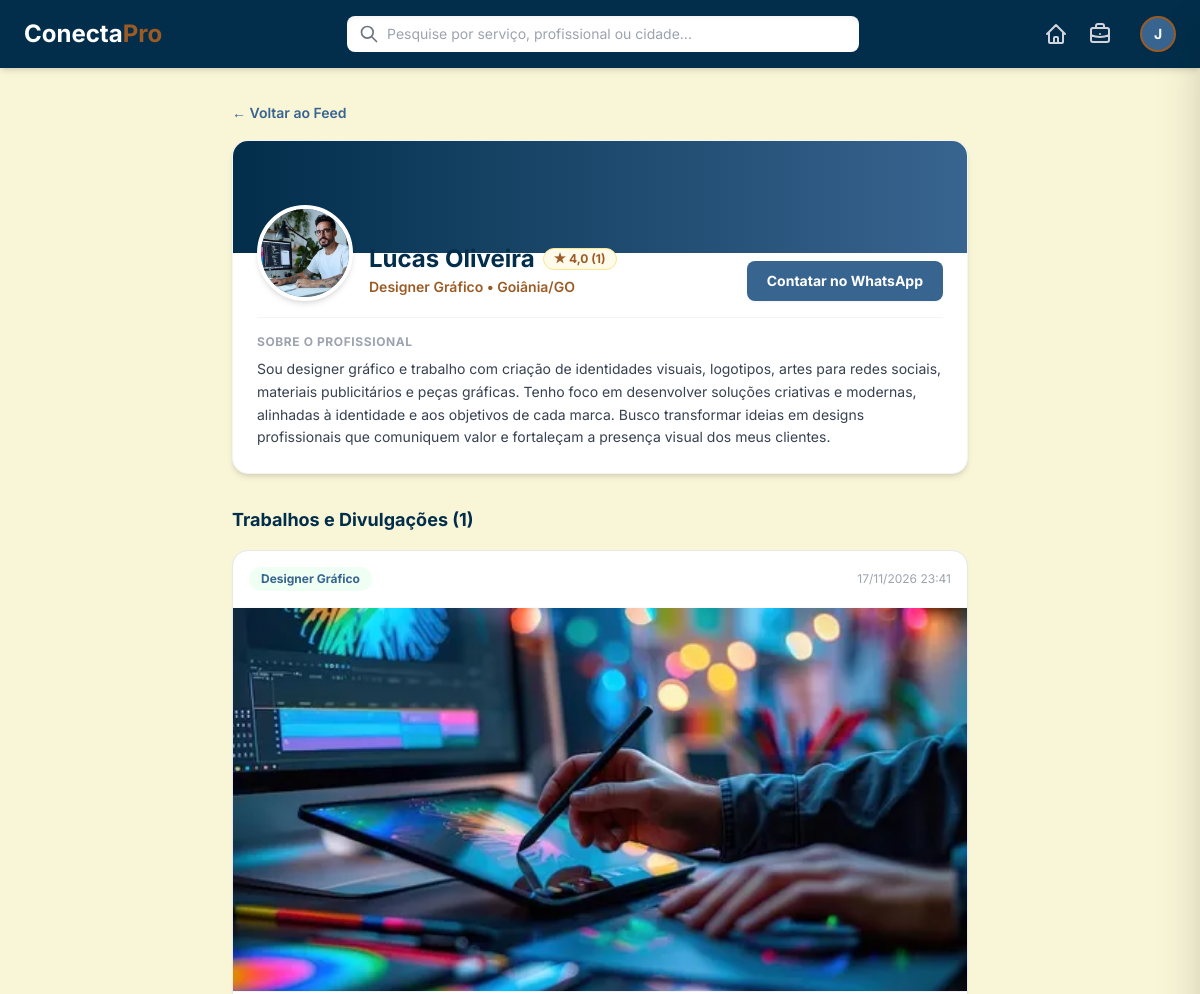
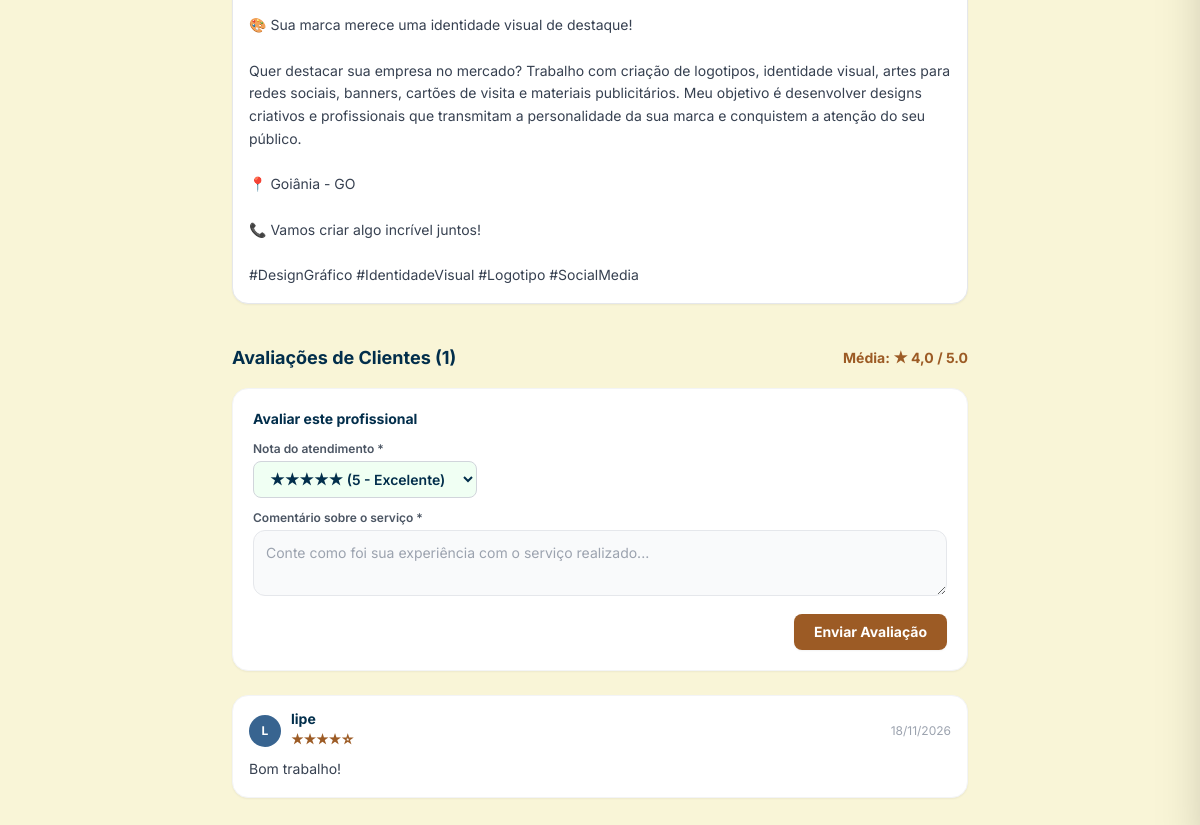
Screenshot of /vitrine/14/ (signed in) with the database file from the repository (2 pictures, top to bottom).
### usuario/models.py (models this page shows, shortened)
class PerfilPrestador(models.Model):
    usuario = models.OneToOneField(User, on_delete=models.CASCADE, related_name='perfil_prestador')
    foto_perfil = models.ImageField(upload_to='fotos_perfil/', blank=True, null=True)
    telefone = models.CharField(max_length=20)
    cidade = models.CharField(max_length=100)
    estado = models.CharField(max_length=2)
    categoria = models.ForeignKey('feed.Categoria', on_delete=models.SET_NULL, null=True)
    descricao = models.TextField()
    data_criacao = models.DateTimeField(auto_now_add=True)

class Avaliacao(models.Model):
    prestador = models.ForeignKey(PerfilPrestador, on_delete=models.CASCADE, related_name='avaliacoes')
    autor = models.ForeignKey(User, on_delete=models.CASCADE)
    nota = models.IntegerField(choices=[(i, str(i)) for i in range(1, 6)])
    comentario = models.TextField()
    data_criacao = models.DateTimeField(auto_now_add=True)
    class Meta:
        unique_together = ('prestador', 'autor')

### feed/models.py (models this page shows, shortened)
class Categoria(models.Model):
    nome = models.CharField(max_length=100)

class Publicacao(models.Model):
    prestador = models.ForeignKey(PerfilPrestador, on_delete=models.CASCADE)
    categoria = models.ForeignKey(Categoria, on_delete=models.SET_NULL, null=True)
    texto = models.TextField()
    imagem = models.ImageField(upload_to='fotos_servicos/', blank=True, null=True)
    data_criacao = models.DateTimeField(auto_now_add=True)

### usuario/views.py (the view, shortened to what this page needs)
# urls.py: path('vitrine/<int:prestador_id>/', views.vitrine_prestador, name='vitrine_prestador'),
@login_required(login_url='/login/')
def vitrine_prestador(request, prestador_id):
    prestador = get_object_or_404(PerfilPrestador, id=prestador_id)
    publicacoes = Publicacao.objects.filter(prestador=prestador).order_by('-data_criacao')
    avaliacoes = prestador.avaliacoes.select_related('autor').all().order_by('-data_criacao')
    media_notas = avaliacoes.aggregate(Avg('nota'))['nota__avg']
    minha_avaliacao = avaliacoes.filter(autor=request.user).first()
    status = request.GET.get('status')
    return render(request, 'vitrine_prestador.html', {
        'prestador': prestador,
        'publicacoes': publicacoes,
        'avaliacoes': avaliacoes,
        'media_notas': media_notas,
        'minha_avaliacao': minha_avaliacao,
        'status': status
    })

### usuario/Templates/vitrine_prestador.html (shortened to what this page needs)
<!DOCTYPE html>
<html lang="pt-BR">
<head>
    {% load static %}
    <script src="https://cdn.tailwindcss.com"></script>
</head>
<body class="bg-[#F9F5D7] min-h-screen pb-12">
    {% include 'navbar.html' %}
    <main class="max-w-3xl mx-auto px-4 mt-8">
        <div class="mb-4">
            <a href="{% url 'feed' %}" class="text-sm font-semibold text-[#386490] hover:text-[#022E4B]">
                ← Voltar ao Feed
            </a>
        </div>
        <section class="bg-white rounded-2xl shadow-md border border-gray-100 overflow-hidden mb-8">
            <div class="h-28 bg-gradient-to-r from-[#022E4B] to-[#386490]"></div>
            <div class="px-6 pb-6">
                <div class="flex flex-col sm:flex-row sm:items-end justify-between -mt-12 mb-4 gap-4">
                    <div class="flex items-end gap-4">
                        <div class="w-24 h-24 rounded-full bg-[#386490] border-4 border-white shadow-md flex items-center justify-center overflow-hidden uppercase shrink-0">
                            {% if prestador.foto_perfil %}
                                <img src="{{ prestador.foto_perfil.url }}" alt="{{ prestador.usuario.first_name }}" class="w-full h-full object-cover">
                            {% else %}
                                <span class="text-3xl text-white font-bold">{{ prestador.usuario.first_name|first }}</span>
                            {% endif %}
                        </div>
                        <div class="pb-1">
                            <div class="flex items-center gap-2 flex-wrap">
                                <h1 class="text-2xl font-bold text-[#022E4B]">{{ prestador.usuario.first_name }}</h1>
                                <span class="text-xs font-bold px-2.5 py-0.5 rounded-full bg-amber-50 text-[#9C5B25] border border-amber-200">
                                    {% if media_notas %}
                                        ★ {{ media_notas|floatformat:1 }} ({{ avaliacoes.count }})
                                    {% else %}
                                        ★ Novo
                                    {% endif %}
                                </span>
                            </div>
                            <p class="text-sm font-semibold text-[#9C5B25] mt-0.5">
                                {{ prestador.categoria.nome|default:"Prestador de Serviços" }} • {{ prestador.cidade }}/{{ prestador.estado }}
                            </p>
                        </div>
                    </div>
                    <div class="flex gap-2">
                        <a href="https://wa.me/{{ prestador.telefone }}?text=Olá {{ prestador.usuario.first_name }}! Vi seu perfil profissional no ConectaPro." target="_blank"
                           class="bg-[#386490] text-white px-5 py-2.5 rounded-lg text-sm font-bold hover:bg-[#022E4B] transition-colors shadow-sm no-underline">
                            Contatar no WhatsApp
                        </a>
                    </div>
                </div>
                <div class="pt-4 border-t border-gray-100">
                    <h2 class="text-xs font-bold uppercase tracking-wider text-gray-400 mb-2">Sobre o Profissional</h2>
                    <p class="text-sm text-gray-700 whitespace-pre-line leading-relaxed">{{ prestador.descricao }}</p>
                </div>
            </div>
        </section>
        <section class="mb-10">
            <h2 class="text-lg font-bold text-[#022E4B] mb-4">
                Trabalhos e Divulgações ({{ publicacoes.count }})
            </h2>
            <div class="flex flex-col gap-5">
                {% for pub in publicacoes %}
                    <article class="bg-white rounded-2xl shadow-sm border border-gray-200 overflow-hidden">
                        <div class="p-4 flex justify-between items-center border-b border-gray-50 gap-2">
                            <span class="text-xs font-bold text-[#386490] bg-[#F0FFF3] px-3 py-1 rounded-full">
                                {{ pub.categoria.nome|default:"Serviço" }}
                            </span>
                            <div class="flex items-center gap-3 shrink-0">
                                <span class="text-xs text-gray-400">{{ pub.data_criacao|date:"d/m/Y H:i" }}</span>
                            </div>
                        </div>
                        {% if pub.imagem %}
                            <div class="w-full max-h-96 bg-[#F0FFF3] overflow-hidden border-b border-gray-100">
                                <img src="{{ pub.imagem.url }}" alt="Trabalho realizado" class="w-full h-full object-cover">
                            </div>
                        {% endif %}
                        <div class="p-4">
                            <p class="text-sm text-gray-700 whitespace-pre-line leading-relaxed">{{ pub.texto }}</p>
                        </div>
                    </article>
                {% empty %}
                    <div class="bg-white p-8 rounded-2xl border border-gray-100 text-center text-sm text-gray-500">
                        Este prestador ainda não publicou trabalhos no feed.
                    </div>
                {% endfor %}
            </div>
        </section>
        <section>
            <div class="flex items-center justify-between mb-4">
                <h2 class="text-lg font-bold text-[#022E4B]">
                    Avaliações de Clientes ({{ avaliacoes.count }})
                </h2>
                {% if media_notas %}
                    <span class="text-sm font-bold text-[#9C5B25]">
                        Média: ★ {{ media_notas|floatformat:1 }} / 5.0
                    </span>
                {% endif %}
            </div>
            {% if request.user != prestador.usuario %}
                <div class="bg-white p-5 rounded-2xl shadow-sm border border-gray-100 mb-6">
                    <h3 class="text-sm font-bold text-[#022E4B] mb-3">
                        {% if minha_avaliacao %}Atualizar sua avaliação{% else %}Avaliar este profissional{% endif %}
                    </h3>
                    <form action="{% url 'vitrine_prestador' prestador.id %}" method="POST" class="space-y-3">
                        <div>
                            <label for="nota" class="block text-xs font-semibold text-gray-600 mb-1">Nota do atendimento *</label>
                            <select id="nota" name="nota" class="w-full sm:w-56 px-3 py-2 rounded-lg border border-gray-300 bg-[#F0FFF3] text-sm font-semibold text-[#022E4B] focus:outline-none focus:ring-2 focus:ring-[#386490]">
                                <option value="5" {% if minha_avaliacao.nota == 5 %}selected{% endif %}>★★★★★ (5 - Excelente)</option>
                            </select>
                        </div>
                        <div>
                            <label for="comentario" class="block text-xs font-semibold text-gray-600 mb-1">Comentário sobre o serviço *</label>
                            <textarea id="comentario" name="comentario" rows="2" placeholder="Conte como foi sua experiência com o serviço realizado..."
                                      class="w-full p-3 rounded-xl border border-gray-200 bg-gray-50 focus:bg-white focus:outline-none focus:ring-2 focus:ring-[#386490] text-sm text-gray-700">{{ minha_avaliacao.comentario|default:'' }}</textarea>
                        </div>
                        <div class="flex justify-end">
                            <button type="submit" class="bg-[#9C5B25] text-white px-5 py-2 rounded-lg text-xs sm:text-sm font-bold hover:opacity-90 transition-opacity shadow-sm">
                                {% if minha_avaliacao %}Atualizar Avaliação{% else %}Enviar Avaliação{% endif %}
                            </button>
                        </div>
                    </form>
                </div>
            {% endif %}
            <div class="flex flex-col gap-3">
                {% for av in avaliacoes %}
                    <div class="bg-white p-4 rounded-2xl shadow-sm border border-gray-100">
                        <div class="flex items-center justify-between mb-2">
                            <div class="flex items-center gap-2.5">
                                <div class="w-8 h-8 rounded-full bg-[#386490] text-white flex items-center justify-center text-xs font-bold uppercase">
                                    {{ av.autor.first_name|first }}
                                </div>
                                <div>
                                    <span class="font-bold text-sm text-[#022E4B] block leading-none">{{ av.autor.first_name }}</span>
                                    <span class="text-xs text-[#9C5B25] font-bold">
                                        {% if av.nota == 5 %}★★★★★
                                        {% elif av.nota == 4 %}★★★★☆
                                        {% elif av.nota == 3 %}★★★☆☆
                                        {% elif av.nota == 2 %}★★☆☆☆
                                        {% else %}★☆☆☆☆{% endif %}
                                    </span>
                                </div>
                            </div>
                            <span class="text-xs text-gray-400">{{ av.data_criacao|date:"d/m/Y" }}</span>
                        </div>
                        <p class="text-sm text-gray-700 leading-relaxed">{{ av.comentario }}</p>
                    </div>
                {% empty %}
                    <div class="bg-white p-6 rounded-2xl border border-gray-100 text-center text-sm text-gray-500">
                        Este profissional ainda não recebeu avaliações.
                    </div>
                {% endfor %}
            </div>
        </section>
    </main>
</body>
</html>

### feed/Templates/navbar.html (shortened to what this page needs)
<header class="bg-[#022E4B] text-white p-3 sm:p-4 shadow-md sticky top-0 z-40">
    <div class="max-w-6xl mx-auto flex justify-between items-center gap-3 sm:gap-4">
        <a href="{% url 'feed' %}" class="text-xl sm:text-2xl font-bold hover:opacity-80 transition-opacity shrink-0 no-underline text-white">
            Conecta<span class="text-[#9C5B25]">Pro</span>
        </a>
        <div class="flex-1 max-w-lg hidden sm:block">
            <form method="GET" action="{% url 'feed' %}" class="relative flex items-center w-full">
                <div class="absolute inset-y-0 left-0 flex items-center pl-3 pointer-events-none">
                </div>
                <input
                    type="text"
                    name="q"
                    value="{{ busca|default:'' }}"
                    placeholder="Pesquise por serviço, profissional ou cidade..."
                    class="w-full pl-10 pr-4 py-2 bg-white rounded-lg text-[#022E4B] text-sm focus:outline-none focus:ring-2 focus:ring-[#386490] border-none transition-all shadow-inner"
                />
            </form>
        </div>
        <div class="flex items-center gap-3 sm:gap-5 shrink-0">
            <a href="{% url 'feed' %}" class="text-gray-300 hover:text-white transition-colors" title="Home">
                <svg class="w-6 h-6" fill="none" stroke="currentColor" viewBox="0 0 24 24">
                    <path stroke-linecap="round" stroke-linejoin="round" stroke-width="2" d="M3 12l2-2m0 0l7-7 7 7M5 10v10a1 1 0 001 1h3m10-11l2 2m-2-2v10a1 1 0 01-1 1h-3m-6 0a1 1 0 001-1v-4a1 1 0 011-1h2a1 1 0 011 1v4a1 1 0 001 1m-6 0h6" />
                </svg>
            </a>
            <a href="{% if request.user.perfil_prestador %}{% url 'vitrine_prestador' request.user.perfil_prestador.id %}{% else %}{% url 'gerenciar_perfil_prestador' %}{% endif %}"
               class="hidden sm:block text-gray-300 hover:text-white transition-colors"
               title="Minha Vitrine">
            </a>
            <button
                id="btnAbrirMenu"
                class="flex items-center hover:opacity-80 transition-opacity ml-1 sm:ml-2"
                title="Menu do Perfil"
            >
                <div class="w-8 h-8 sm:w-9 sm:h-9 rounded-full bg-[#386490] border-2 border-[#9C5B25] flex items-center justify-center text-sm overflow-hidden shadow-sm uppercase">
                    {% if request.user.perfil_prestador.foto_perfil %}
                        <img src="{{ request.user.perfil_prestador.foto_perfil.url }}" alt="Foto de perfil" class="w-full h-full object-cover">
                    {% else %}
                        <span class="text-white font-bold">{{ request.user.first_name|default:"U"|first }}</span>
                    {% endif %}
                </div>
            </button>
        </div>
    </div>
</header>

### usuario/Templates/vitrine_prestador.html (style rules this page uses)
body { font-family: 'Inter', sans-serif; }

### rows the page displays
PerfilPrestador: foto_perfil (picture), usuario.first_name "Lucas Oliveira", categoria.nome "Designer Gráfico", cidade "Goiânia", estado "GO", descricao "Sou designer gráfico e trabalho com criação de identidades visuais, logotipos, artes para redes sociais, materiais publicitários e peças gráficas. Tenho foco em desenvolver soluções criativas e modernas, alinhadas à identidade e aos objetivos de cada marca. Busco transformar ideias em designs profissionais que comuniquem valor e fortaleçam a presença visual dos meus clientes."
Publicacao: categoria.nome "Designer Gráfico", data_criacao "17/11/2026 23:41", imagem (picture), texto "🎨 Sua marca merece uma identidade visual de destaque! Quer destacar sua empresa no mercado? Trabalho com criação de logotipos, identidade visual, artes para redes sociais, banners, cartões de visita e materiais publicitários. Meu objetivo é desenvolver designs criativos e profissionais que transmitam a personalidade da sua marca e conquistem a atenção do seu público. 📍 Goiânia - GO 📞 Vamos criar algo incrível juntos! #DesignGráfico #IdentidadeVisual #Logotipo #SocialMedia"
Avaliacao: autor.first_name|first "L", autor.first_name "lipe", data_criacao "18/11/2026", comentario "Bom trabalho!"

### other values shown
{{ request.user.first_name|default:"U"|first }} "J"
{{ media_notas|floatformat:1 }} "4,0"
{{ avaliacoes.count }} "1"
{{ publicacoes.count }} "1"
